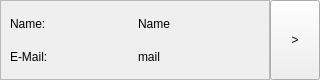
<?xml version="1.0" encoding="UTF-8"?>
<ui version="4.0">
 <class>Users::UserWidget</class>
 <widget class="QWidget" name="Users::UserWidget">
  <property name="geometry">
   <rect>
    <x>0</x>
    <y>0</y>
    <width>320</width>
    <height>80</height>
   </rect>
  </property>
  <property name="windowTitle">
   <string>Form</string>
  </property>
  <property name="styleSheet">
   <string notr="true"/>
  </property>
  <layout class="QHBoxLayout" name="horizontalLayout">
   <property name="spacing">
    <number>0</number>
   </property>
   <property name="leftMargin">
    <number>0</number>
   </property>
   <property name="topMargin">
    <number>0</number>
   </property>
   <property name="rightMargin">
    <number>0</number>
   </property>
   <property name="bottomMargin">
    <number>0</number>
   </property>
   <item>
    <widget class="QFrame" name="frame">
     <property name="sizePolicy">
      <sizepolicy hsizetype="Preferred" vsizetype="Preferred">
       <horstretch>5</horstretch>
       <verstretch>0</verstretch>
      </sizepolicy>
     </property>
     <property name="styleSheet">
      <string notr="true"/>
     </property>
     <property name="frameShape">
      <enum>QFrame::StyledPanel</enum>
     </property>
     <property name="frameShadow">
      <enum>QFrame::Sunken</enum>
     </property>
     <layout class="QGridLayout" name="gridLayout">
      <item row="0" column="1">
       <widget class="QLabel" name="name">
        <property name="text">
         <string>Name</string>
        </property>
       </widget>
      </item>
      <item row="0" column="0">
       <widget class="QLabel" name="nameCpation">
        <property name="text">
         <string>Name:</string>
        </property>
       </widget>
      </item>
      <item row="1" column="0">
       <widget class="QLabel" name="emailCaption">
        <property name="text">
         <string>E-Mail:</string>
        </property>
       </widget>
      </item>
      <item row="1" column="1">
       <widget class="QLabel" name="email">
        <property name="text">
         <string>mail</string>
        </property>
       </widget>
      </item>
     </layout>
    </widget>
   </item>
   <item>
    <widget class="QToolButton" name="toolButton">
     <property name="sizePolicy">
      <sizepolicy hsizetype="Preferred" vsizetype="Preferred">
       <horstretch>1</horstretch>
       <verstretch>0</verstretch>
      </sizepolicy>
     </property>
     <property name="minimumSize">
      <size>
       <width>50</width>
       <height>0</height>
      </size>
     </property>
     <property name="maximumSize">
      <size>
       <width>50</width>
       <height>16777215</height>
      </size>
     </property>
     <property name="text">
      <string>&gt;</string>
     </property>
    </widget>
   </item>
  </layout>
 </widget>
 <resources/>
 <connections/>
</ui>
